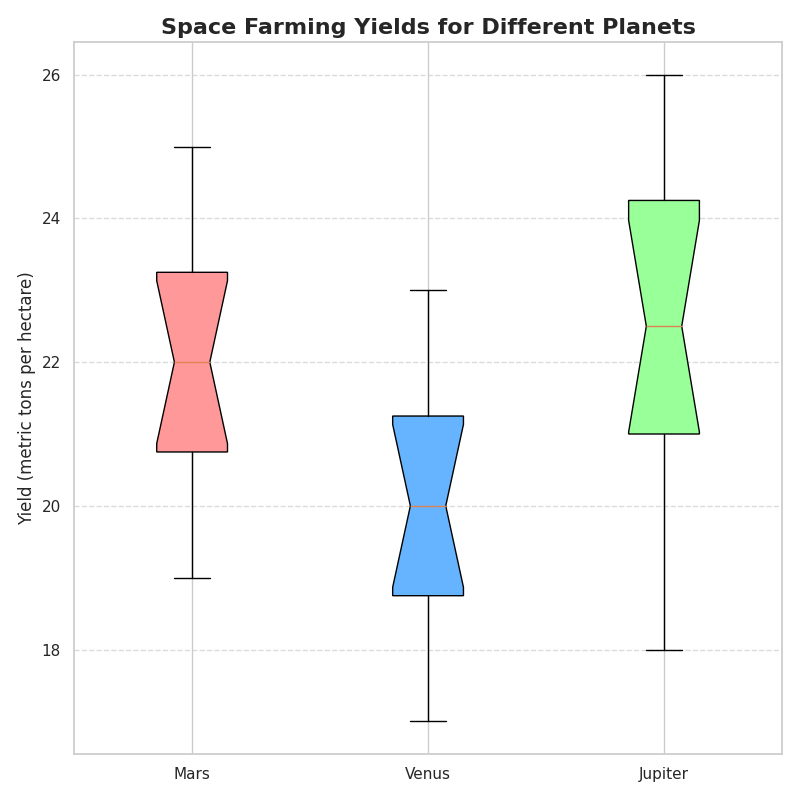

Write the Python code that produced this figure.
import matplotlib.pyplot as plt

# Define yields data for multiple groups
mars_yields = [20, 23, 21, 19, 25, 22, 24, 23, 20, 22, 21, 24]
venus_yields = [18, 22, 19, 17, 23, 20, 21, 20, 18, 21, 19, 22]
jupiter_yields = [21, 24, 20, 18, 26, 23, 25, 22, 21, 23, 22, 25]

data = [mars_yields, venus_yields, jupiter_yields]

# Create the vertical box plot for multiple groups of data
plt.figure(figsize=(8, 8))
box = plt.boxplot(data, vert=True, patch_artist=True, notch=True, whis=1.5, labels=['Mars', 'Venus', 'Jupiter'])

# Customizing the appearance of the boxes
colors = ['#FF9999', '#66B3FF', '#99FF99']
for patch, color in zip(box['boxes'], colors):
    patch.set_facecolor(color)

# Additional plot styling
plt.title("Space Farming Yields for Different Planets", fontsize=16, fontweight='bold')
plt.ylabel("Yield (metric tons per hectare)", fontsize=12)
plt.grid(axis='y', linestyle='--', alpha=0.7)

# Show plot with tight layout
plt.tight_layout()
plt.show()
